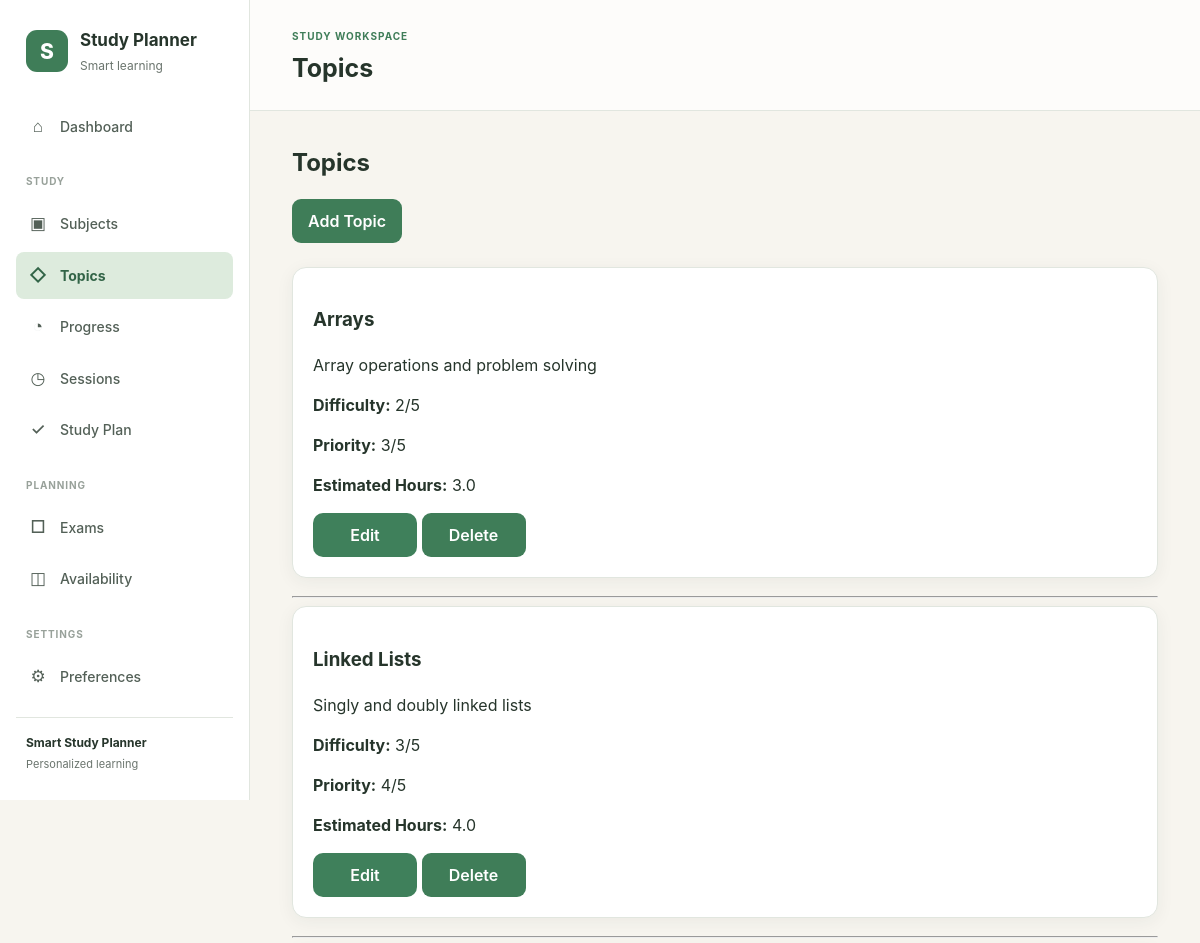
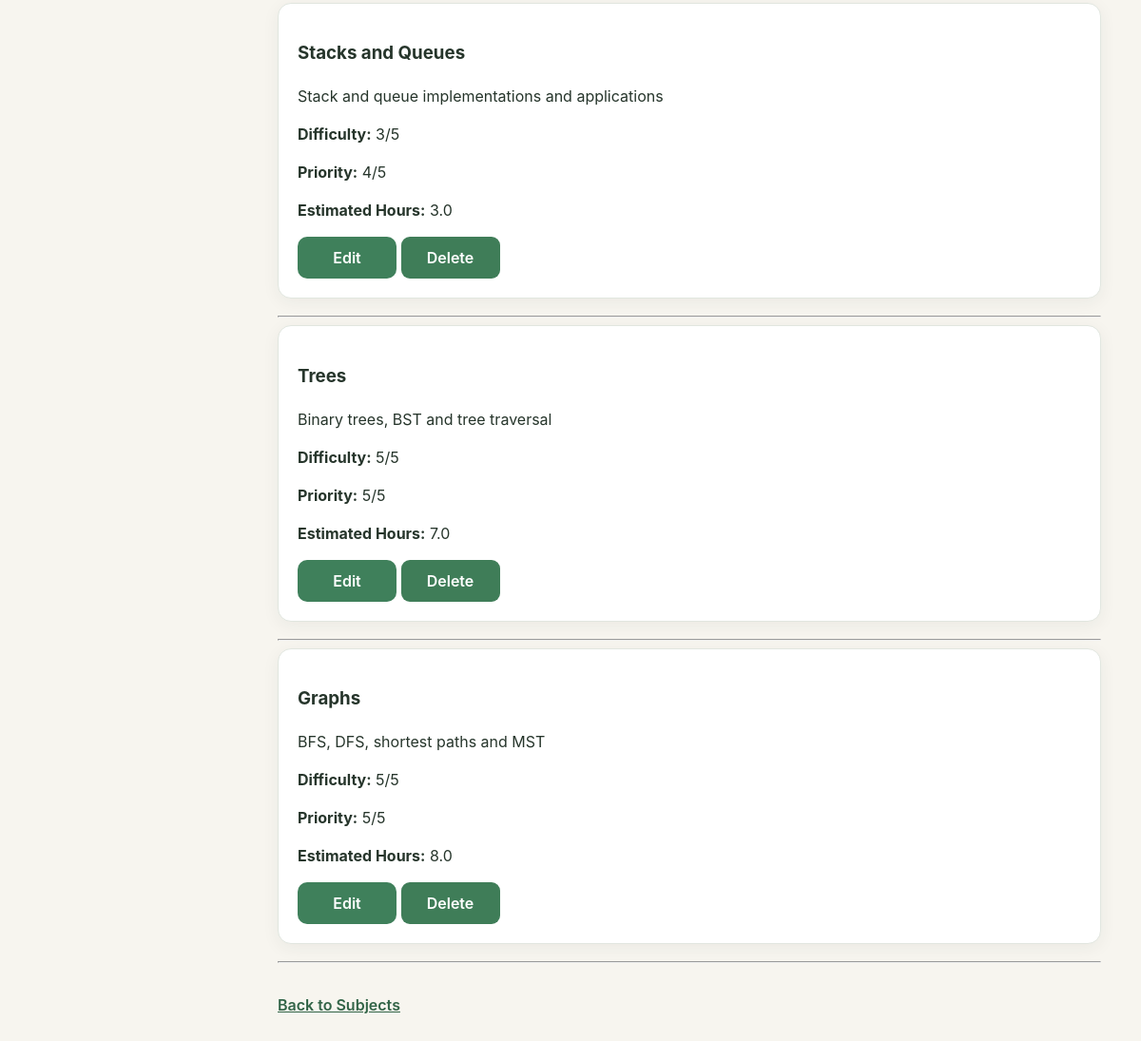
The page /subjects/1/topics on the database its author committed (2 pictures, top to bottom).
### tables this page shows
CREATE TABLE topics (
    topic_id INTEGER PRIMARY KEY AUTOINCREMENT,

    subject_id INTEGER NOT NULL,

    name TEXT NOT NULL,

    description TEXT,

    difficulty INTEGER NOT NULL DEFAULT 3,

    priority INTEGER NOT NULL DEFAULT 3,

    estimated_hours REAL NOT NULL,

    created_at TEXT NOT NULL DEFAULT CURRENT_TIMESTAMP,

    FOREIGN KEY (subject_id)
        REFERENCES subjects(subject_id)
        ON DELETE CASCADE,

    CHECK (difficulty BETWEEN 1 AND 5),

    CHECK (priority BETWEEN 1 AND 5),

    CHECK (estimated_hours > 0),

    UNIQUE(subject_id, name)
);

### app.py (the view)
@app.route("/subjects/<int:subject_id>/topics")
def topics(subject_id):
    db = get_db()
    subject_cursor = db.execute("""
        SELECT subject_id, name
        FROM subjects
        WHERE subject_id = ?
        AND student_id = ?
    """, (subject_id, 1))
    subject = subject_cursor.fetchone()
    if subject is None:
        return "Subject not found", 404
    cursor = db.execute("""
        SELECT topic_id,
               name,
               description,
               difficulty,
               priority,
               estimated_hours
        FROM topics
        WHERE subject_id = ?
        ORDER BY topic_id
    """, (subject_id,))
    topics = cursor.fetchall()
    return render_template(
        "topics.html",
        subject=subject,
        topics=topics
    )

### app.py (called while the page is built)
def get_db():
    if "db" not in g:
        g.db = sqlite3.connect(DATABASE)
        g.db.row_factory = sqlite3.Row
        g.db.execute("PRAGMA foreign_keys = ON")
    return g.db

### templates/topics.html (shortened to what this page needs)
{% extends 'base.html' %}
{% block page_heading %}Topics{% endblock %}
{% block content %}
<div class="container">
        <h2>Topics</h2>
        <a href="{{ url_for('add_topic',
                            subject_id=subject['subject_id']) }}">
            <button>Add Topic</button>
        </a>
        <br><br>
        {% if topics %}
            {% for topic in topics %}
                <div class="topic-card">
                    <h3>{{ topic["name"] }}</h3>
                    <p>
                        {{ topic["description"] or "No description" }}
                    </p>
                    <p>
                        <strong>Difficulty:</strong>
                        {{ topic["difficulty"] }}/5
                    </p>
                    <p>
                        <strong>Priority:</strong>
                        {{ topic["priority"] }}/5
                    </p>
                    <p>
                        <strong>Estimated Hours:</strong>
                        {{ topic["estimated_hours"] }}
                    </p>
                    <a
    href="{{ url_for('edit_topic', topic_id=topic['topic_id']) }}"
    class="action-btn"
>
    Edit
</a>
                    <form
                        action="{{ url_for('delete_topic',
                                           topic_id=topic['topic_id']) }}"
                        method="POST"
                        style="display:inline;"
                    >
                        <button
    type="submit"
    class="action-btn"
    onclick="return confirm('Are you sure you want to delete this item?')"
>
    Delete
</button>
                    </form>
                </div>
                <hr>
            {% endfor %}
        {% else %}
            <p>No topics found for this subject.</p>
        {% endif %}
        <br>
        <a href="{{ url_for('subjects') }}">
            Back to Subjects
        </a>
    </div>
{% endblock %}

### static/css/style.css (style rules this page uses)
:root { --bg-main: #f7f5ef; --bg-card: #ffffff; --primary: #3f7d58; --primary-dark: #326447; --primary-light: #ddebdd; --text-main: #26352b; --text-muted: #6b756e; --border: #e1e6df; --surface-soft: #f3f6f2; --danger: #b94a48; --danger-light: #f8dddd; --warning: #a66a20; --warning-light: #f8ead5; --shadow: 0 4px 18px rgba(38, 53, 43, 0.06); }
* { box-sizing: border-box; }
body { min-height: 100vh; margin: 0; background: var(--bg-main); color: var(--text-main); font-family: Inter, -apple-system, BlinkMacSystemFont, "Segoe UI", sans-serif; line-height: 1.5; }
a { color: inherit; }
h1, h2, h3, p { overflow-wrap: anywhere; }
button, input, select, textarea { font: inherit; }
button, .btn { display: inline-flex; align-items: center; justify-content: center; gap: 8px; padding: 10px 16px; border: 1px solid transparent; border-radius: 8px; background: var(--primary); color: #ffffff; font-weight: 650; text-decoration: none; cursor: pointer; transition: background 0.15s ease, transform 0.15s ease; }
form { margin: 0; }
.container, .page-container { width: 100%; max-width: 1200px; margin: 0 auto; padding: 24px; }
.page-content .container { width: 100%; max-width: 1100px; margin: 0; padding: 0; }
.page-content .container > h2 { margin: 0 0 18px; color: var(--text-main); }
.page-content .container button, .page-content .container a.button { display: inline-flex; align-items: center; justify-content: center; gap: 8px; min-height: 40px; padding: 10px 16px; color: #ffffff; background: var(--primary); border: 0; border-radius: 9px; font: inherit; font-weight: 600; text-decoration: none; cursor: pointer; }
.page-content .container a { color: var(--primary-dark); font-weight: 600; }
.page-content .container .exam-card, .page-content .container .topic-card, .page-content .container .session-card, .page-content .container .progress-card, .page-content .container .preference-card, .page-content .container .availability-card, .page-content .container .study-session, .page-content .container .study-date { margin: 0 0 18px; padding: 20px; background: var(--bg-card); border: 1px solid var(--border); border-radius: 14px; box-shadow: var(--shadow); }
.action-btn { display: inline-flex; align-items: center; justify-content: center; box-sizing: border-box; width: 104px; height: 44px; padding: 0; border: none; border-radius: 10px; background-color: #3f805b; color: #ffffff; font-family: inherit; font-size: 16px; font-weight: 600; line-height: 1; text-decoration: none; cursor: pointer; vertical-align: middle; }
.action-btn, .action-btn:visited, .action-btn:hover, .action-btn:focus { color: #ffffff !important; }

### rows shown on the page
topics: name "Arrays", description "Array operations and problem solving", difficulty "2", priority "3", estimated_hours "3.0"
topics: name "Linked Lists", description "Singly and doubly linked lists", difficulty "3", priority "4", estimated_hours "4.0"
topics: name "Stacks and Queues", description "Stack and queue implementations and applications", difficulty "3", priority "4", estimated_hours "3.0"
topics: name "Trees", description "Binary trees, BST and tree traversal", difficulty "5", priority "5", estimated_hours "7.0"
topics: name "Graphs", description "BFS, DFS, shortest paths and MST", difficulty "5", priority "5", estimated_hours "8.0"
